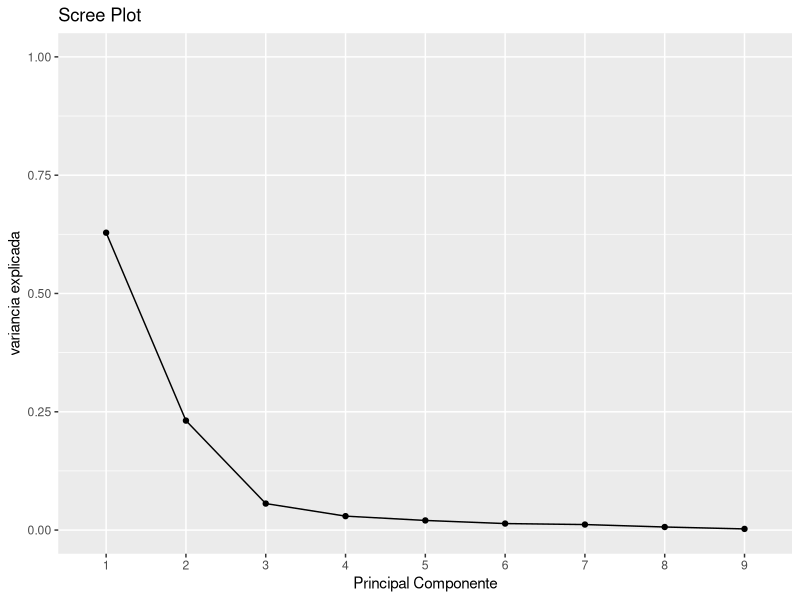

Recreate this plot in R.
## ---- chunk 1
sigma <-matrix(c(8,-2,-2,5),nrow = 2)
sigma
eigen(sigma)
## ---- chunk 2
dados <- mtcars[,c(1:7,10,11)]
dados |> head() |> knitr::kable()
## ---- chunk 3
dados.pca <- dados |> 
  prcomp()
paste('dados não padronizados: ',sep = "\n")
dados.pca |> summary()

#padronizando as variaveis devido a diferenca de escalas

dados.pca.padr <- dados |>
  prcomp(scale. = T)
paste('dados padronizados:',sep = "\n")
dados.pca.padr |> summary()

#outras informacoes

dados.pca.padr |> print()
## ---- chunk 4
#variancia explicada por cada componente
var_explicada = dados.pca.padr$sdev^2 / sum(dados.pca.padr$sdev^2)
library(ggplot2)

qplot(c(1:9), var_explicada) + 
  geom_line() + 
  xlab("Principal Componente") + 
  ylab("variancia explicada") +
  ggtitle("Scree Plot") +
  ylim(0, 1) + 
  scale_x_discrete(limits=c(1:9))
